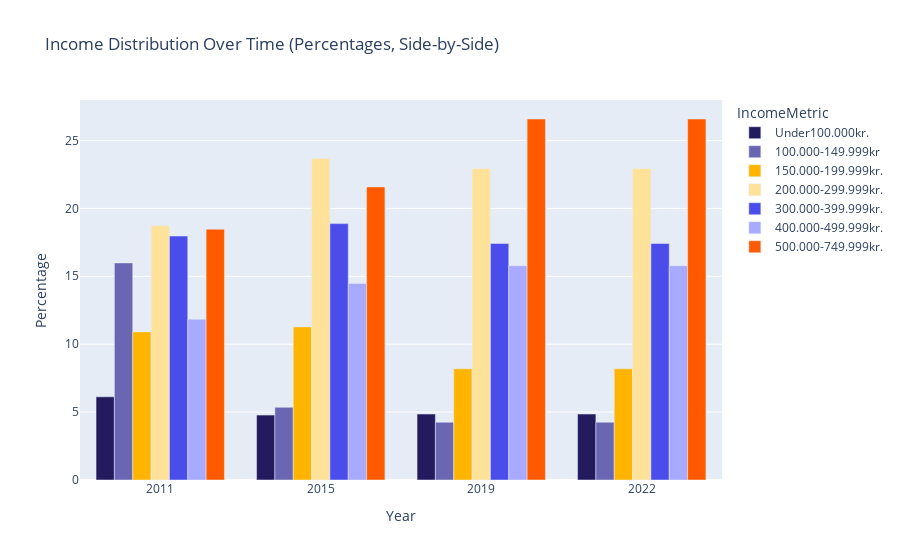

Here is the notebook cell this chart was saved with:
### Markdown cell above
Number households seems small... TODO https://www.kk.dk/om-kommunen/fakta-og-statistik/noegletalsanalyser

Population count: Kommuner: Tårnby + København + Frederiksberg:
44107+669362+106169 = 819638 people

Average people in a household: All of Denmark 5998205 population / 1857302 households (march 2025) = 3.2295 people pr household

Household source: https://www.dst.dk/en/Statistik/emner/borgere/husstande-familier-og-boern/husstande-og-familier

Population source: https://www.dst.dk/en/Statistik/emner/borgere/befolkning/befolkningstal 

819638 / 3.2295 = 253797.18 households in copenhagen.

This is less than shown 388705.0 households. But an Urban area like Copenhagen could have smaller average household size than other areas. If 2 people pr household the population fits.

Could just find a source for copenhagen households...

### Code cell
# Filter income brackets
df_income_filtered = df_income_long[df_income_long['IncomeMetric'].isin(income_brackets)].copy()

# Apply income order
df_income_filtered['IncomeMetric'] = pd.Categorical(df_income_filtered['IncomeMetric'], categories=income_brackets, ordered=True)

# Aggregate by Year and Income Bracket
df_income_grouped = df_income_filtered.groupby(['Year', 'IncomeMetric'], observed=True)['Value'].sum().reset_index()

# Normalize counts to percentages per year
df_income_grouped['Percentage'] = df_income_grouped.groupby('Year')['Value'].transform(lambda x: 100 * x / x.sum())

# Apply colors (reuse your palette)
palette = dict(zip(income_brackets, expanded_colors[:len(income_brackets)]))

# Plot percentages (side-by-side)
fig = px.bar(
    df_income_grouped,
    x='Year',
    y='Percentage',
    color='IncomeMetric',
    barmode='group',
    title='Income Distribution Over Time (Percentages, Side-by-Side)',
    category_orders={'IncomeMetric': income_brackets},
    color_discrete_map=palette
)

# Sort years
fig.update_layout(
    xaxis=dict(
        categoryorder='array',
        categoryarray=sorted(df_income_grouped['Year'].unique())
    )
)

fig.show()

### Figure 1 — Plotly figure (JSON) as saved in the notebook; plotly's stock layout.template omitted (floating-point values rounded to 4 significant figures)
{"data": [{"alignmentgroup": "True", "hovertemplate": "IncomeMetric=Under100.000kr.<br>Year=%{x}<br>Percentage=%{y}<extra></extra>", "legendgroup": "Under100.000kr.", "marker": {"color": "#241B5F", "pattern": {"shape": ""}}, "name": "Under100.000kr.", "offsetgroup": "Under100.000kr.", "orientation": "v", "showlegend": true, "textposition": "auto", "type": "bar", "x": ["2011", "2015", "2019", "2022"], "xaxis": "x", "y": [6.125, 4.779, 4.855, 4.855], "yaxis": "y"}, {"alignmentgroup": "True", "hovertemplate": "IncomeMetric=100.000-149.999kr<br>Year=%{x}<br>Percentage=%{y}<extra></extra>", "legendgroup": "100.000-149.999kr", "marker": {"color": "#6A66B2", "pattern": {"shape": ""}}, "name": "100.000-149.999kr", "offsetgroup": "100.000-149.999kr", "orientation": "v", "showlegend": true, "textposition": "auto", "type": "bar", "x": ["2011", "2015", "2019", "2022"], "xaxis": "x", "y": [15.98, 5.351, 4.254, 4.254], "yaxis": "y"}, {"alignmentgroup": "True", "hovertemplate": "IncomeMetric=150.000-199.999kr.<br>Year=%{x}<br>Percentage=%{y}<extra></extra>", "legendgroup": "150.000-199.999kr.", "marker": {"color": "#FFB400", "pattern": {"shape": ""}}, "name": "150.000-199.999kr.", "offsetgroup": "150.000-199.999kr.", "orientation": "v", "showlegend": true, "textposition": "auto", "type": "bar", "x": ["2011", "2015", "2019", "2022"], "xaxis": "x", "y": [10.91, 11.27, 8.186, 8.186], "yaxis": "y"}, {"alignmentgroup": "True", "hovertemplate": "IncomeMetric=200.000-299.999kr.<br>Year=%{x}<br>Percentage=%{y}<extra></extra>", "legendgroup": "200.000-299.999kr.", "marker": {"color": "#FFE299", "pattern": {"shape": ""}}, "name": "200.000-299.999kr.", "offsetgroup": "200.000-299.999kr.", "orientation": "v", "showlegend": true, "textposition": "auto", "type": "bar", "x": ["2011", "2015", "2019", "2022"], "xaxis": "x", "y": [18.72, 23.67, 22.93, 22.93], "yaxis": "y"}, {"alignmentgroup": "True", "hovertemplate": "IncomeMetric=300.000-399.999kr.<br>Year=%{x}<br>Percentage=%{y}<extra></extra>", "legendgroup": "300.000-399.999kr.", "marker": {"color": "#4A4DE9", "pattern": {"shape": ""}}, "name": "300.000-399.999kr.", "offsetgroup": "300.000-399.999kr.", "orientation": "v", "showlegend": true, "textposition": "auto", "type": "bar", "x": ["2011", "2015", "2019", "2022"], "xaxis": "x", "y": [17.96, 18.88, 17.42, 17.42], "yaxis": "y"}, {"alignmentgroup": "True", "hovertemplate": "IncomeMetric=400.000-499.999kr.<br>Year=%{x}<br>Percentage=%{y}<extra></extra>", "legendgroup": "400.000-499.999kr.", "marker": {"color": "#A7AAFF", "pattern": {"shape": ""}}, "name": "400.000-499.999kr.", "offsetgroup": "400.000-499.999kr.", "orientation": "v", "showlegend": true, "textposition": "auto", "type": "bar", "x": ["2011", "2015", "2019", "2022"], "xaxis": "x", "y": [11.84, 14.48, 15.78, 15.78], "yaxis": "y"}, {"alignmentgroup": "True", "hovertemplate": "IncomeMetric=500.000-749.999kr.<br>Year=%{x}<br>Percentage=%{y}<extra></extra>", "legendgroup": "500.000-749.999kr.", "marker": {"color": "#FF5A00", "pattern": {"shape": ""}}, "name": "500.000-749.999kr.", "offsetgroup": "500.000-749.999kr.", "orientation": "v", "showlegend": true, "textposition": "auto", "type": "bar", "x": ["2011", "2015", "2019", "2022"], "xaxis": "x", "y": [18.47, 21.58, 26.58, 26.58], "yaxis": "y"}], "layout": {"barmode": "group", "legend": {"title": {"text": "IncomeMetric"}, "tracegroupgap": 0}, "title": {"text": "Income Distribution Over Time (Percentages, Side-by-Side)"}, "xaxis": {"anchor": "y", "categoryarray": ["2011", "2015", "2019", "2022"], "categoryorder": "array", "domain": [0, 1], "title": {"text": "Year"}}, "yaxis": {"anchor": "x", "domain": [0, 1], "title": {"text": "Percentage"}}}}
